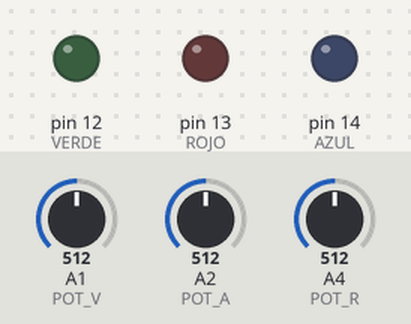
Bench run of a sketch on a simulated Arduino Uno, built with avr-gcc and run on an emulated ATmega328P. On the bench: output pins drawn as LEDs (lit = HIGH). The test bench sets the inputs (shaded band); at power-on: A1 (POT_V) = 512, A2 (POT_A) = 512, A4 (POT_R) = 512.

Above: at 1.3 s.
1.4 s: A1 (POT_V) set to 136
2.9 s: A1 (POT_V) set to 121
At 4.2 s:
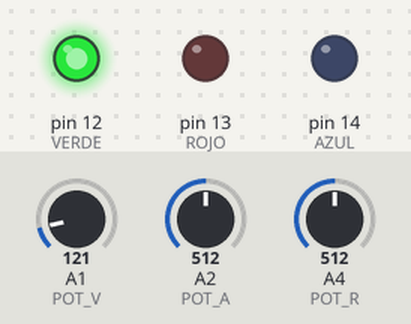
4.5 s: A2 (POT_A) set to 134
6.0 s: A2 (POT_A) set to 118
At 6.6 s:
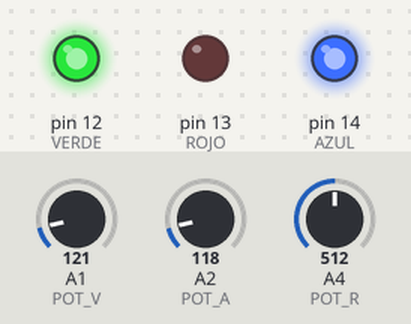
7.5 s: A4 (POT_R) set to 139
9.0 s: A4 (POT_R) set to 122
At 10.2 s:
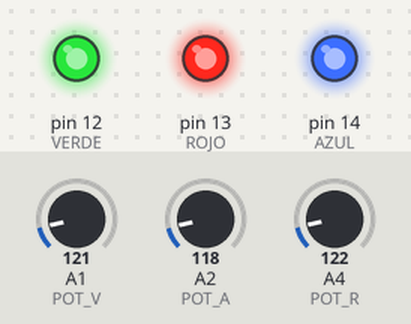
Timing chart, 0 to 11.5 s (numbered marks = the images above; inputs shaded):
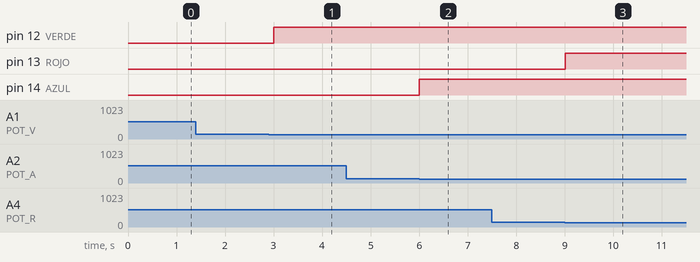

Measured:
- the behaviour switches between 128 and 127 on A1 (POT_V) (found by bisection; images 0 and 1)
- the behaviour switches between 128 and 127 on A2 (POT_A) (found by bisection; images 1 and 2)
- the behaviour switches between 128 and 127 on A4 (POT_R) (found by bisection; images 2 and 3)
- after the input at 1.4 s, every drawn part: stays the same
- after the input at 2.9 s, pin 12 (VERDE): LOW → HIGH after 0.10 s
- after the input at 4.5 s, every drawn part: stays the same
- after the input at 6.0 s, pin 14 (AZUL): LOW → HIGH at once
- after the input at 7.5 s, every drawn part: stays the same
- after the input at 9.0 s, pin 13 (ROJO): LOW → HIGH at once

The sketch:

13_led3potenciometros.ino
```cpp
#define ROJO 13
#define VERDE 12
#define AZUL 14

#define POT_R 4
#define POT_V 15
#define POT_A 2

int pot_r, pot_a, pot_v;
int led_r, led_a, led_v;

void setup() {

  Serial.begin(115200);
  // put your setup code here, to run once:
  pinMode(ROJO, OUTPUT);
  pinMode(VERDE, OUTPUT);
  pinMode(AZUL, OUTPUT);

  pinMode(POT_A, INPUT);
  pinMode(POT_V, INPUT);
  pinMode(POT_R, INPUT);
}

void loop() {
  pot_r = analogRead(POT_R);
  led_r = map(pot_r, 0, 4096, 0, 255);
  analogWrite(ROJO, 255 - pot_r);

  pot_v = analogRead(POT_V);
  led_v = map(pot_v, 0, 4096, 0, 255);
  analogWrite(VERDE, 255 -pot_v);

  pot_a = analogRead(POT_A);
  led_a = map(pot_a, 0, 4096, 0, 255);
  analogWrite(AZUL, 255 - pot_a);

  delay(500);
}
```
